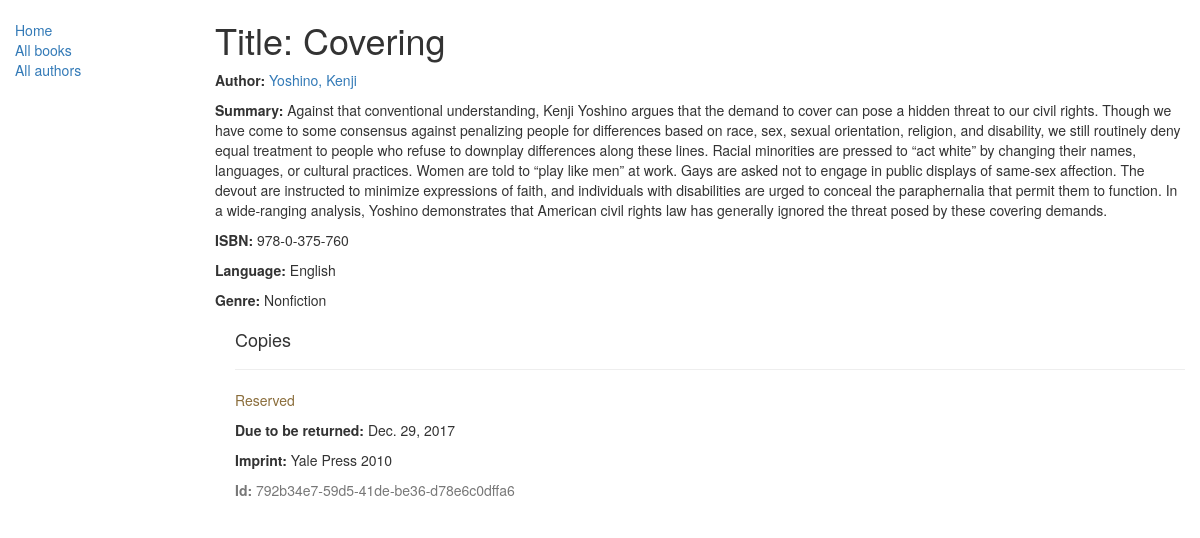
The app's page /catalog/books/2 with its own data.
### catalog/models.py (models this page shows, shortened)
class Book(models.Model):
    title = models.CharField(max_length=200)
    author = models.ForeignKey('Author', on_delete=models.SET_NULL, null=True)
    genre = models.ManyToManyField('Genre', help_text='Select a genre for this book')
    summary = models.TextField(max_length=1000, help_text="Enter a brief description of the book")
    isbn = models.CharField('ISBN', max_length=13, help_text='13 Character <a href="https://www.isbn-international.org/content/what-isbn">ISBN number</a>')
    language = models.ForeignKey('Language', on_delete=models.SET_NULL, null=True)
    def display_genre(self):
        """
        Creates a string for the genre, to be displayed in admin
        """
        return ', '.join([ genre.name for genre in self.genre.all()[:3] ])
    display_genre.short_description = 'Genre'

class Author(models.Model):
    first_name = models.CharField(max_length=100)
    last_name = models.CharField(max_length=100)
    date_of_birth = models.DateField('Born', null=True, blank=True)
    date_of_death = models.DateField('Died', null=True, blank=True)
    def __str__(self):
        return '%s, %s' % (self.last_name, self.first_name)

class Language(models.Model):
    name = models.CharField(max_length=200)
    def __str__(self):
        return self.name

class Genre(models.Model):
    name = models.CharField(max_length=200, help_text='Enter a book genre.')
    def __str__(self):
        return self.name

class BookInstance(models.Model):
    id = models.UUIDField(primary_key=True, default=uuid.uuid4, help_text="Unique ID for this particular book across whole library")
    book = models.ForeignKey('Book', on_delete=models.SET_NULL, null=True)
    imprint = models.CharField(max_length=200)
    due_back = models.DateField(null=True, blank=True)
    LOAN_STATUS = (
        ('m', 'Maintenance'),
        ('o', 'On loan'),
        ('a', 'Available'),
        ('r', 'Reserved'),
    )
    status = models.CharField(max_length=1, choices=LOAN_STATUS, blank=True, default='m', help_text='Book availability')
    class Meta:
        ordering = ["due_back"]

### catalog/views.py (the view)
# urls.py: path('books/<int:pk>', views.BookDetailView.as_view(), name='book-detail'), # generic detail view expects pk!
class BookDetailView(generic.DetailView):
    model = Book

### catalog/templates/catalog/book_detail.html
{% extends "base_generic.html" %}
{% block content %}
  <h1>Title: {{ book.title }}</h1>
  <p><strong>Author:</strong> <a href="{% url 'author-detail' book.author.pk %}">{{ book.author }}</a></p>
  <p><strong>Summary:</strong> {{ book.summary }}</p>
  <p><strong>ISBN:</strong> {{ book.isbn }}</p>
  <p><strong>Language:</strong> {{ book.language }}</p>
  <p><strong>Genre:</strong> {% for genre in book.genre.all %} {{ genre }}{% if not forloop.last %}, {% endif %}{% endfor %}</p>
  <div style="margin-left:20px;margin-top:20px">
    <h4>Copies</h4>
    {% for copy in book.bookinstance_set.all %}
    <hr>
    <p class="{% if copy.status == 'a' %}text-success{% elif copy.status == 'm' %}text-danger{% else %}text-warning{% endif %}">{{ copy.get_status_display }}</p>
    {% if copy.status != 'a' %}<p><strong>Due to be returned:</strong> {{copy.due_back}}</p>{% endif %}
    <p><strong>Imprint:</strong> {{copy.imprint}}</p>
    <p class="text-muted"><strong>Id:</strong> {{copy.id}}</p>
    {% endfor %}
  </div>
{% endblock %}

### records on screen
Book: title "Covering", author "Yoshino, Kenji", summary "Against that conventional understanding, Kenji Yoshino argues that the demand to cover can pose a hidden threat to our civil rights. Though we have come to some consensus against penalizing people for differences based on race, sex, sexual orientation, religion, and disability, we still routinely deny equal treatment to people who refuse to downplay differences along these lines. Racial minorities are pressed to “act white” by changing their names, languages, or cultural practices. Women are told to “play like men” at work. Gays are asked not to engage in public displays of same-sex affection. The devout are instructed to minimize expressions of faith, and individuals with disabilities are…", isbn "978-0-375-760", language "English"
Genre: name "Nonfiction"
BookInstance: status "Reserved", due_back "Dec. 29, 2017", imprint "Yale Press 2010", id "792b34e7-59d5-41de-be36-d78e6c0dffa6"
